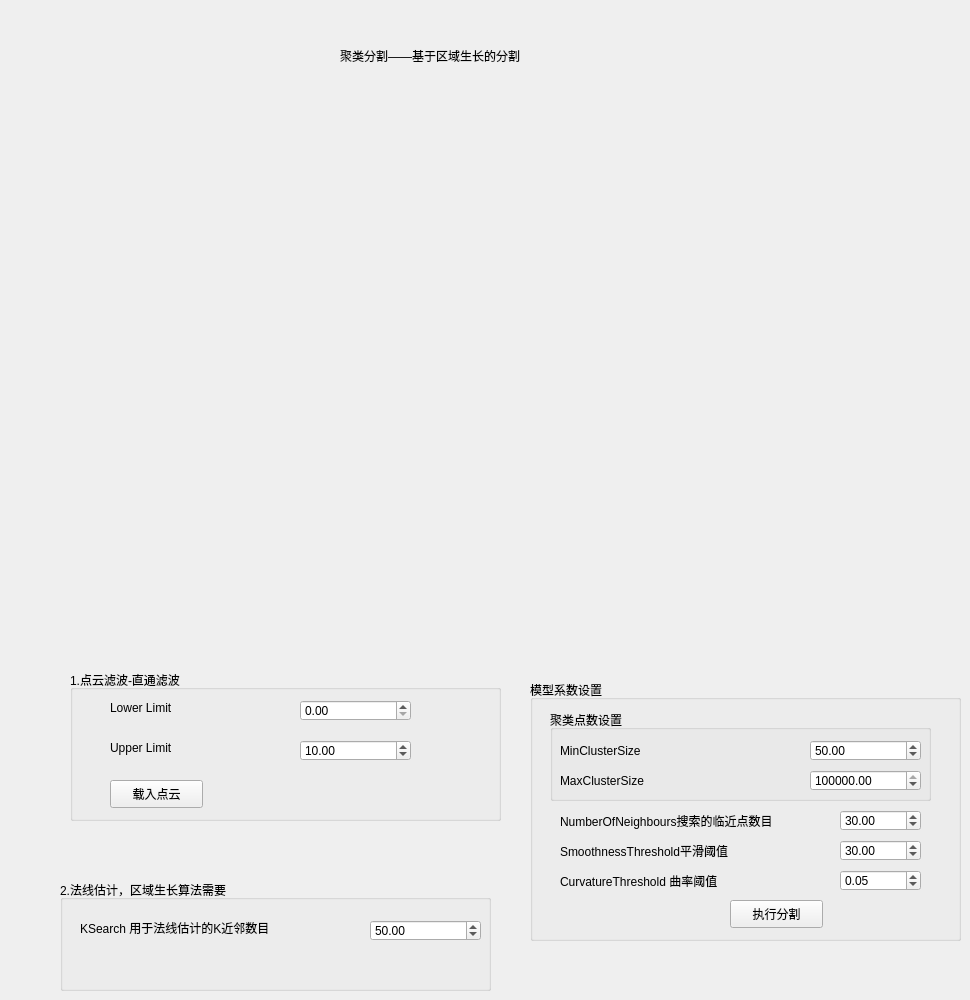
    <widget class="QWidget" name="tab_8">
     <attribute name="title">
      <string>区域生长</string>
     </attribute>
     <widget class="QGroupBox" name="groupBox_7">
      <property name="geometry">
       <rect>
        <x>60</x>
        <y>880</y>
        <width>431</width>
        <height>111</height>
       </rect>
      </property>
      <property name="title">
       <string>2.法线估计，区域生长算法需要</string>
      </property>
      <widget class="QDoubleSpinBox" name="JLRGKSBox">
       <property name="geometry">
        <rect>
         <x>310</x>
         <y>40</y>
         <width>111</width>
         <height>21</height>
        </rect>
       </property>
       <property name="maximum">
        <double>999999.989999999990687</double>
       </property>
       <property name="singleStep">
        <double>1.000000000000000</double>
       </property>
       <property name="value">
        <double>50.000000000000000</double>
       </property>
      </widget>
      <widget class="QLabel" name="label_23">
       <property name="geometry">
        <rect>
         <x>20</x>
         <y>40</y>
         <width>291</width>
         <height>16</height>
        </rect>
       </property>
       <property name="text">
        <string>KSearch 用于法线估计的K近邻数目</string>
       </property>
      </widget>
     </widget>
     <widget class="QGroupBox" name="groupBox_8">
      <property name="geometry">
       <rect>
        <x>70</x>
        <y>670</y>
        <width>431</width>
        <height>151</height>
       </rect>
      </property>
      <property name="title">
       <string>1.点云滤波-直通滤波</string>
      </property>
      <widget class="QDoubleSpinBox" name="JLRGRLBox">
       <property name="geometry">
        <rect>
         <x>230</x>
         <y>70</y>
         <width>111</width>
         <height>21</height>
        </rect>
       </property>
       <property name="maximum">
        <double>9999.989999999999782</double>
       </property>
       <property name="singleStep">
        <double>0.100000000000000</double>
       </property>
       <property name="value">
        <double>10.000000000000000</double>
       </property>
      </widget>
      <widget class="QDoubleSpinBox" name="JLRGLLBox">
       <property name="geometry">
        <rect>
         <x>230</x>
         <y>30</y>
         <width>111</width>
         <height>21</height>
        </rect>
       </property>
       <property name="maximum">
        <double>999999.989999999990687</double>
       </property>
       <property name="singleStep">
        <double>0.100000000000000</double>
       </property>
       <property name="value">
        <double>0.000000000000000</double>
       </property>
      </widget>
      <widget class="QLabel" name="label_24">
       <property name="geometry">
        <rect>
         <x>40</x>
         <y>70</y>
         <width>131</width>
         <height>16</height>
        </rect>
       </property>
       <property name="text">
        <string>Upper Limit</string>
       </property>
      </widget>
      <widget class="QLabel" name="label_25">
       <property name="geometry">
        <rect>
         <x>40</x>
         <y>30</y>
         <width>121</width>
         <height>16</height>
        </rect>
       </property>
       <property name="text">
        <string>Lower Limit</string>
       </property>
      </widget>
      <widget class="QPushButton" name="JLRGLoadBUT">
       <property name="geometry">
        <rect>
         <x>40</x>
         <y>110</y>
         <width>93</width>
         <height>28</height>
        </rect>
       </property>
       <property name="text">
        <string>载入点云</string>
       </property>
      </widget>
     </widget>
     <widget class="QLabel" name="label_7">
      <property name="geometry">
       <rect>
        <x>340</x>
        <y>40</y>
        <width>261</width>
        <height>31</height>
       </rect>
      </property>
      <property name="text">
       <string>聚类分割——基于区域生长的分割</string>
      </property>
     </widget>
     <widget class="QGroupBox" name="groupBox_5">
      <property name="geometry">
       <rect>
        <x>530</x>
        <y>680</y>
        <width>431</width>
        <height>261</height>
       </rect>
      </property>
      <property name="title">
       <string>模型系数设置</string>
      </property>
      <widget class="QLabel" name="label_14">
       <property name="geometry">
        <rect>
         <x>30</x>
         <y>190</y>
         <width>221</width>
         <height>21</height>
        </rect>
       </property>
       <property name="text">
        <string>CurvatureThreshold 曲率阈值</string>
       </property>
      </widget>
      <widget class="QDoubleSpinBox" name="JLRGCTBox">
       <property name="geometry">
        <rect>
         <x>310</x>
         <y>190</y>
         <width>81</width>
         <height>21</height>
        </rect>
       </property>
       <property name="maximum">
        <double>999999.989999999990687</double>
       </property>
       <property name="singleStep">
        <double>0.010000000000000</double>
       </property>
       <property name="value">
        <double>0.050000000000000</double>
       </property>
      </widget>
      <widget class="QPushButton" name="JLRGDoBUT">
       <property name="geometry">
        <rect>
         <x>200</x>
         <y>220</y>
         <width>93</width>
         <height>28</height>
        </rect>
       </property>
       <property name="text">
        <string>执行分割</string>
       </property>
      </widget>
      <widget class="QDoubleSpinBox" name="JLRGSTBox">
       <property name="geometry">
        <rect>
         <x>310</x>
         <y>160</y>
         <width>81</width>
         <height>21</height>
        </rect>
       </property>
       <property name="maximum">
        <double>999999.989999999990687</double>
       </property>
       <property name="value">
        <double>30.000000000000000</double>
       </property>
      </widget>
      <widget class="QLabel" name="label_15">
       <property name="geometry">
        <rect>
         <x>30</x>
         <y>160</y>
         <width>241</width>
         <height>21</height>
        </rect>
       </property>
       <property name="text">
        <string>SmoothnessThreshold平滑阈值</string>
       </property>
      </widget>
      <widget class="QDoubleSpinBox" name="JLRGNNBox">
       <property name="geometry">
        <rect>
         <x>310</x>
         <y>130</y>
         <width>81</width>
         <height>21</height>
        </rect>
       </property>
       <property name="maximum">
        <double>999999.989999999990687</double>
       </property>
       <property name="singleStep">
        <double>0.010000000000000</double>
       </property>
       <property name="value">
        <double>30.000000000000000</double>
       </property>
      </widget>
      <widget class="QLabel" name="label_17">
       <property name="geometry">
        <rect>
         <x>30</x>
         <y>130</y>
         <width>271</width>
         <height>21</height>
        </rect>
       </property>
       <property name="text">
        <string>NumberOfNeighbours搜索的临近点数目</string>
       </property>
      </widget>
      <widget class="QGroupBox" name="groupBox_6">
       <property name="geometry">
        <rect>
         <x>20</x>
         <y>30</y>
         <width>381</width>
         <height>91</height>
        </rect>
       </property>
       <property name="title">
        <string>聚类点数设置</string>
       </property>
       <widget class="QDoubleSpinBox" name="JLRGMaxCBox">
        <property name="geometry">
         <rect>
          <x>260</x>
          <y>60</y>
          <width>111</width>
          <height>21</height>
         </rect>
        </property>
        <property name="maximum">
         <double>1000000000000000000.000000000000000</double>
        </property>
        <property name="singleStep">
         <double>100.000000000000000</double>
        </property>
        <property name="value">
         <double>1000000.000000000000000</double>
        </property>
       </widget>
       <widget class="QDoubleSpinBox" name="JLRGMinCBox">
        <property name="geometry">
         <rect>
          <x>260</x>
          <y>30</y>
          <width>111</width>
          <height>21</height>
         </rect>
        </property>
        <property name="maximum">
         <double>999999.989999999990687</double>
        </property>
        <property name="value">
         <double>50.000000000000000</double>
        </property>
       </widget>
       <widget class="QLabel" name="label_18">
        <property name="geometry">
         <rect>
          <x>10</x>
          <y>60</y>
          <width>131</width>
          <height>21</height>
         </rect>
        </property>
        <property name="text">
         <string>MaxClusterSize</string>
        </property>
       </widget>
       <widget class="QLabel" name="label_19">
        <property name="geometry">
         <rect>
          <x>10</x>
          <y>30</y>
          <width>141</width>
          <height>21</height>
         </rect>
        </property>
        <property name="text">
         <string>MinClusterSize</string>
        </property>
       </widget>
      </widget>
     </widget>
     <widget class="QVTKWidget" name="qvtkWidget_3" native="true">
      <property name="geometry">
       <rect>
        <x>50</x>
        <y>90</y>
        <width>911</width>
        <height>551</height>
       </rect>
      </property>
      <property name="autoFillBackground">
       <bool>true</bool>
      </property>
     </widget>
    </widget>
